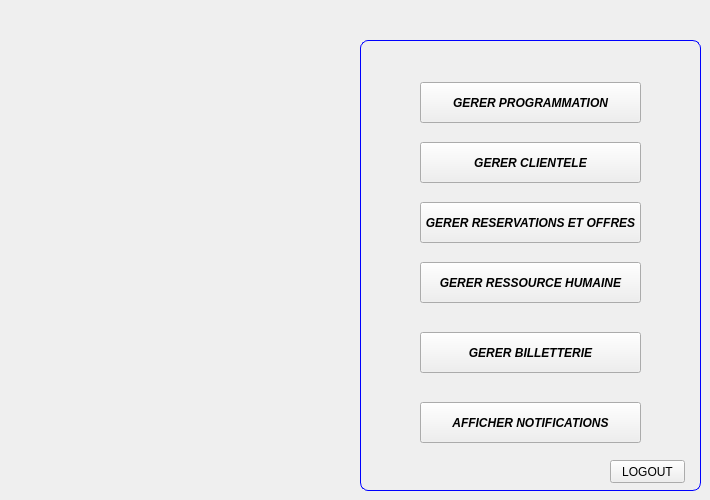
    <widget class="QWidget" name="page_3">
     <widget class="QPushButton" name="menuPROG1">
      <property name="geometry">
       <rect>
        <x>420</x>
        <y>82</y>
        <width>221</width>
        <height>41</height>
       </rect>
      </property>
      <property name="font">
       <font>
        <weight>75</weight>
        <italic>true</italic>
        <bold>true</bold>
       </font>
      </property>
      <property name="styleSheet">
       <string notr="true">QPushButton:pressed {
       background-color: qlineargradient(spread:pad, x1:0, y1:0, x2:0, y2:1,   stop:0 rgba(60, 186, 162, 255), stop:1 rgba(98, 211, 162, 255))
}
QPushButton:hover:!pressed{ color: #035381}

QPushButton:disabled {
       background-color: rgb(170, 170, 127)
}</string>
      </property>
      <property name="text">
       <string>GERER PROGRAMMATION</string>
      </property>
     </widget>
     <widget class="QPushButton" name="menuCLIENT1">
      <property name="geometry">
       <rect>
        <x>420</x>
        <y>142</y>
        <width>221</width>
        <height>41</height>
       </rect>
      </property>
      <property name="font">
       <font>
        <weight>75</weight>
        <italic>true</italic>
        <bold>true</bold>
       </font>
      </property>
      <property name="styleSheet">
       <string notr="true">QPushButton:pressed {
       background-color: qlineargradient(spread:pad, x1:0, y1:0, x2:0, y2:1,   stop:0 rgba(60, 186, 162, 255), stop:1 rgba(98, 211, 162, 255))
}
QPushButton:hover:!pressed{ color: #035381}

QPushButton:disabled {
       background-color: rgb(170, 170, 127)
}</string>
      </property>
      <property name="text">
       <string>GERER CLIENTELE</string>
      </property>
     </widget>
     <widget class="QPushButton" name="menuRES1">
      <property name="geometry">
       <rect>
        <x>420</x>
        <y>202</y>
        <width>221</width>
        <height>41</height>
       </rect>
      </property>
      <property name="font">
       <font>
        <weight>75</weight>
        <italic>true</italic>
        <bold>true</bold>
       </font>
      </property>
      <property name="styleSheet">
       <string notr="true">QPushButton:pressed {
       background-color: qlineargradient(spread:pad, x1:0, y1:0, x2:0, y2:1,   stop:0 rgba(60, 186, 162, 255), stop:1 rgba(98, 211, 162, 255))
}
QPushButton:hover:!pressed{ color: #035381}

QPushButton:disabled {
       background-color: rgb(170, 170, 127)
}</string>
      </property>
      <property name="text">
       <string>GERER RESERVATIONS ET OFFRES</string>
      </property>
     </widget>
     <widget class="QPushButton" name="menuEmploye">
      <property name="geometry">
       <rect>
        <x>420</x>
        <y>262</y>
        <width>221</width>
        <height>41</height>
       </rect>
      </property>
      <property name="font">
       <font>
        <weight>75</weight>
        <italic>true</italic>
        <bold>true</bold>
       </font>
      </property>
      <property name="styleSheet">
       <string notr="true">QPushButton:pressed {
       background-color: qlineargradient(spread:pad, x1:0, y1:0, x2:0, y2:1,   stop:0 rgba(60, 186, 162, 255), stop:1 rgba(98, 211, 162, 255))
}
QPushButton:hover:!pressed{ color: #035381}

QPushButton:disabled {
       background-color: rgb(170, 170, 127)
}</string>
      </property>
      <property name="text">
       <string>GERER RESSOURCE HUMAINE</string>
      </property>
     </widget>
     <widget class="QPushButton" name="menuBILLET">
      <property name="geometry">
       <rect>
        <x>420</x>
        <y>332</y>
        <width>221</width>
        <height>41</height>
       </rect>
      </property>
      <property name="font">
       <font>
        <weight>75</weight>
        <italic>true</italic>
        <bold>true</bold>
       </font>
      </property>
      <property name="styleSheet">
       <string notr="true">QPushButton:pressed {
       background-color: qlineargradient(spread:pad, x1:0, y1:0, x2:0, y2:1,   stop:0 rgba(60, 186, 162, 255), stop:1 rgba(98, 211, 162, 255))
}
QPushButton:hover:!pressed{ color: #035381}

QPushButton:disabled {
       background-color: rgb(170, 170, 127)
}</string>
      </property>
      <property name="text">
       <string>GERER BILLETTERIE</string>
      </property>
     </widget>
     <widget class="QPushButton" name="menuNOTIF1">
      <property name="geometry">
       <rect>
        <x>420</x>
        <y>402</y>
        <width>221</width>
        <height>41</height>
       </rect>
      </property>
      <property name="font">
       <font>
        <weight>75</weight>
        <italic>true</italic>
        <bold>true</bold>
       </font>
      </property>
      <property name="styleSheet">
       <string notr="true">QPushButton:pressed {
       background-color: qlineargradient(spread:pad, x1:0, y1:0, x2:0, y2:1,   stop:0 rgba(60, 186, 162, 255), stop:1 rgba(98, 211, 162, 255))
}
QPushButton:hover:!pressed{ color: #035381}

QPushButton:disabled {
       background-color: rgb(170, 170, 127)
}</string>
      </property>
      <property name="text">
       <string>AFFICHER NOTIFICATIONS</string>
      </property>
     </widget>
     <widget class="QLabel" name="label">
      <property name="geometry">
       <rect>
        <x>360</x>
        <y>40</y>
        <width>341</width>
        <height>451</height>
       </rect>
      </property>
      <property name="styleSheet">
       <string notr="true">border: 1px solid blue;
border-radius: 8px;
</string>
      </property>
      <property name="text">
       <string/>
      </property>
     </widget>
     <widget class="QPushButton" name="pushButton_logout">
      <property name="geometry">
       <rect>
        <x>610</x>
        <y>460</y>
        <width>75</width>
        <height>23</height>
       </rect>
      </property>
      <property name="text">
       <string>LOGOUT</string>
      </property>
     </widget>
     <zorder>label</zorder>
     <zorder>menuPROG1</zorder>
     <zorder>menuCLIENT1</zorder>
     <zorder>menuRES1</zorder>
     <zorder>menuEmploye</zorder>
     <zorder>menuBILLET</zorder>
     <zorder>menuNOTIF1</zorder>
     <zorder>pushButton_logout</zorder>
    </widget>
